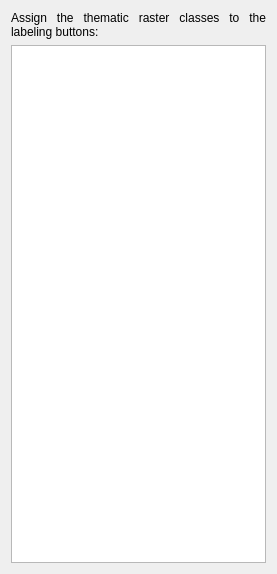
<?xml version="1.0" encoding="UTF-8"?>
<ui version="4.0">
 <class>Dialog</class>
 <widget class="QDialog" name="Dialog">
  <property name="geometry">
   <rect>
    <x>0</x>
    <y>0</y>
    <width>277</width>
    <height>574</height>
   </rect>
  </property>
  <property name="windowTitle">
   <string>Thematic raster classes</string>
  </property>
  <layout class="QVBoxLayout" name="verticalLayout">
   <item>
    <widget class="QLabel" name="label">
     <property name="font">
      <font>
       <pointsize>9</pointsize>
      </font>
     </property>
     <property name="text">
      <string>Assign the thematic raster classes to the labeling buttons:</string>
     </property>
     <property name="alignment">
      <set>Qt::AlignJustify|Qt::AlignVCenter</set>
     </property>
     <property name="wordWrap">
      <bool>true</bool>
     </property>
    </widget>
   </item>
   <item>
    <widget class="QTableWidget" name="tableOfClasses"/>
   </item>
  </layout>
 </widget>
 <resources/>
 <connections/>
</ui>
